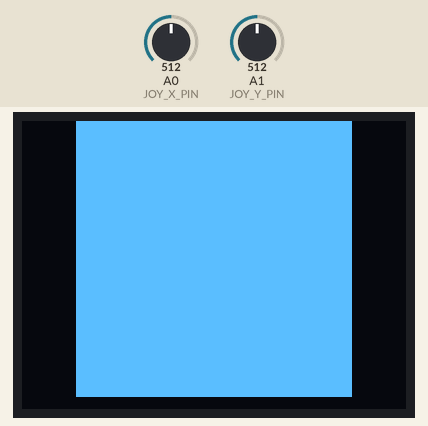
A sketch run on a simulated Arduino Uno, built with avr-gcc and run on an emulated ATmega328P. On the bench: 128×96 one-colour display. The inputs (shaded band) are chosen by the test bench; at power-on: A0 (JOY_X_PIN) = 512, A1 (JOY_Y_PIN) = 512. Random numbers use the default seed unless the sketch sets one.

Above: at 1.2 s.
1.3 s: A0 (JOY_X_PIN) set to 307
2.8 s: A0 (JOY_X_PIN) set to 285
At 2.95 s:
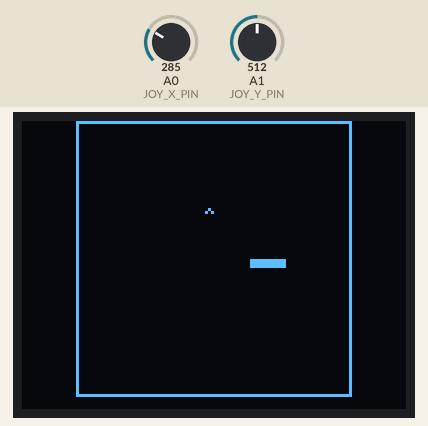
4.6 s: A1 (JOY_Y_PIN) set to 308
6.1 s: A1 (JOY_Y_PIN) set to 290
At 6.73 s:
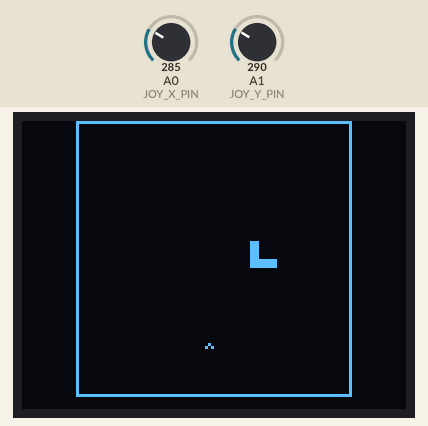
8.0 s: A1 (JOY_Y_PIN) set to 306
At 9.6 s:
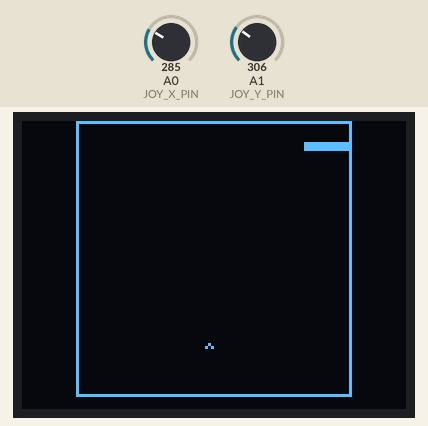
Timing chart, 0 to 10.6 s (numbered marks = the images above; inputs shaded):
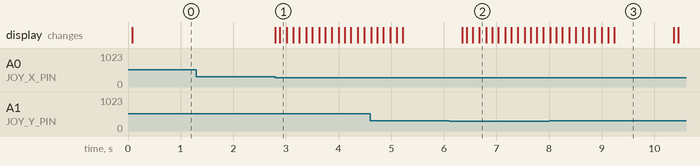

Measured:
- the behaviour switches between 300 and 299 on A0 (JOY_X_PIN) (found by bisection; images 0 and 1)
- the behaviour switches between 300 and 299 on A1 (JOY_Y_PIN) (found by bisection; images 1 and 2)
- after the input at 1.3 s, every drawn part: stays the same
- after the input at 2.8 s, the display: first changes at once (image 1 shows a later state)
- what the display in image 3 shows lasts 1.2 s, from 9.2 s to 10.4 s

The sketch:

arduino-snake.ino
```cpp
#include <TVout.h>
#include "arduino-snake.h"


TVout tv;
struct Snake snake;
struct Segment food;


void setup()  {
  randomSeed(analogRead(A5));
  tv.begin(NTSC);
  draw_white_screen();
}


void loop() {
  tv.delay(1000);
  while(!get_input())
    ;

  draw_game_screen();
  init_snake();
  place_food();
  while(snake_loop())
    ;
}


/* Initialize snake at starting position */
void init_snake() {
  snake.len = START_LEN;
  snake.dir = WEST;
  snake.tail_idx = 0;

  for(int i=0; i<START_LEN; i++) {
    snake.body[i].x = TAIL_STRT_X - (i * BLOCK_LEN);
    snake.body[i].y = TAIL_STRT_Y;
    draw_seg(snake.body[i]);
  }
}


/* Randomly place food somewhere that is NOT occupied by snake */
void place_food() {
  unsigned int ran_pos = random(TOT_GRID_SZE);
  uint8_t x_try, y_try;
  do {
    x_try = ran_pos % X_GRID_SZE * BLOCK_LEN + X_OFFSET;
    y_try = ran_pos / Y_GRID_SZE * BLOCK_LEN + Y_OFFSET;

    ran_pos = ++ran_pos % TOT_GRID_SZE;

  } while (snake_collision(x_try, y_try));

  food.x = x_try;
  food.y = y_try;

  draw_food(food);
}


direction get_input() {
  if (analogRead(JOY_Y_PIN) < ANALOG_LOW)
    return NORTH;
  if (analogRead(JOY_X_PIN) < ANALOG_LOW)
    return EAST;
  if (analogRead(JOY_Y_PIN) > ANALOG_HIGH)
    return SOUTH;
  if (analogRead(JOY_X_PIN) > ANALOG_HIGH)
    return WEST;
  return 0;
}


/* Check for input multiple (INPUT_SAMPLES) times per interval */
void poll_input(uint8_t interval) {

    uint8_t sub_interval = interval / INPUT_SAMPLES;
    uint8_t input;

    for(int i=0; i<INPUT_SAMPLES; i++) {
      input = get_input();

      if(valid_dir(input)) {
        snake.dir = input;
        tv.delay(interval);
        return;
      }

    interval -= sub_interval;
    tv.delay(sub_interval);
    }
}


/* Sets a segment to the next logical position based on snake direction */
void get_next_position(struct Segment *new_seg) {
  uint8_t head_idx = (snake.len + snake.tail_idx - 1) % snake.len;
  switch (snake.dir) {
  case NORTH:
    new_seg->x = snake.body[head_idx].x;
    new_seg->y = snake.body[head_idx].y - BLOCK_LEN;
    break;
  case EAST:
    new_seg->x = snake.body[head_idx].x + BLOCK_LEN;
    new_seg->y = snake.body[head_idx].y;
    break;
  case SOUTH:
    new_seg->x = snake.body[head_idx].x;
    new_seg->y = snake.body[head_idx].y + BLOCK_LEN;
    break;
  case WEST:
    new_seg->x = snake.body[head_idx].x - BLOCK_LEN;
    new_seg->y = snake.body[head_idx].y;
    break;
  }
}


bool snake_collision(uint8_t test_x, uint8_t test_y) {
  for(int i=0; i<snake.len; i++) {
    if(snake.body[i].x == test_x && snake.body[i].y == test_y) {
      return true;
    }
  }
  return false;
}


void advance_snake(struct Segment new_head) {
  draw_seg(new_head);
  undraw_seg(snake.body[snake.tail_idx]);

  snake.body[snake.tail_idx] = new_head;
  snake.tail_idx = ++snake.tail_idx % snake.len;
}


void grow_snake(struct Segment new_head) {
  draw_seg(new_head);

  for(int i = snake.len; i > snake.tail_idx; i--) {
    snake.body[i] = snake.body[i - 1];
  }
  snake.body[snake.tail_idx++] = new_head;
  snake.len++;
}


/* Returns false on game over, true otherwise */
bool snake_loop() {
  struct Segment test_seg;

  // Poll for input and determine proposed position
  poll_input(MOV_DELAY);
  get_next_position(&test_seg);

  // Tried to eat wall
  if(brdr_col(test_seg.x, test_seg.y)) {
    return false;
  }

  // Tried to eat self
  if(snake_collision(test_seg.x, test_seg.y)) {
    return false;
  }

  // Ate food
  if(test_seg.x == food.x && test_seg.y == food.y) {

    // Limit reached
    if(snake.len == MAX_LEN) {
      return false;
    }

    grow_snake(test_seg);
    place_food();
    return true;
  }

  advance_snake(test_seg);
  return true;
}
```

arduino-snake.h
```cpp
#include <stdint.h>

// Game paremeters
#define MAX_LEN        140 // 150 ish appears to be the practical limit on the atmega328p
#define START_LEN      4
#define MOV_DELAY      120 // This is effectively the game speed (lower is faster)

// Game area paremeters
#define BLOCK_LEN      3   // x,y sizes must be clampped to this
#define X_GAME_SIZE    90  // Max is 126 based on a BLOCK_LEN of 3
#define Y_GAME_SIZE    90  // Max is 93 based on a BLOCK_LEN of 3
#define X_LOWER_BOUND  18  // Defines the start of game area, as well as the actual coords for physical border
#define Y_LOWER_BOUND  0   // Ditto

// The following are derived  and should not be changed
#define X_OFFSET       (X_LOWER_BOUND + 1)
#define Y_OFFSET       (Y_LOWER_BOUND + 1)
#define X_UPPER_BOUND  (X_OFFSET + X_GAME_SIZE)
#define Y_UPPER_BOUND  (Y_OFFSET + Y_GAME_SIZE)
#define X_GRID_SZE     (X_GAME_SIZE / BLOCK_LEN)
#define Y_GRID_SZE     (Y_GAME_SIZE / BLOCK_LEN)
#define TOT_GRID_SZE   (X_GRID_SZE * Y_GRID_SZE)
#define TAIL_STRT_X    ((X_GRID_SZE - 2) * BLOCK_LEN + Y_OFFSET)
#define TAIL_STRT_Y    (Y_GRID_SZE / 2 * BLOCK_LEN + Y_OFFSET)

// Input related definitions
#define JOY_X_PIN      A0  // Analog X axis
#define JOY_Y_PIN      A1  // Analog Y axis
#define ANALOG_LOW     300 // Lower threshold
#define ANALOG_HIGH    724 // Upper threshold
#define INPUT_SAMPLES  8   // Number of times to check for input per iteration

// Screen drawing macros
#define draw_white_screen() {\
  tv.clear_screen();\
  tv.draw_rect(X_LOWER_BOUND, Y_LOWER_BOUND, X_GAME_SIZE+1, Y_GAME_SIZE+1, WHITE, WHITE);\
}
#define draw_game_screen() {\
  tv.clear_screen();\
  tv.draw_rect(X_LOWER_BOUND, Y_LOWER_BOUND, X_GAME_SIZE+1, Y_GAME_SIZE+1, WHITE, BLACK);\
}
#define draw_food(f) {\
  tv.set_pixel(f.x, f.y+2, WHITE);\
  tv.set_pixel(f.x+1, f.y+1, WHITE);\
  tv.set_pixel(f.x+2, f.y+2, WHITE);\
}
#define draw_seg(s)    tv.draw_rect(s.x, s.y, (BLOCK_LEN - 1), (BLOCK_LEN - 1), WHITE, WHITE)
#define undraw_seg(s)  tv.draw_rect(s.x, s.y, (BLOCK_LEN - 1), (BLOCK_LEN - 1), BLACK, BLACK)

// Additional convenience macros
#define valid_dir(d)   (d && d != snake.dir && (d+5) % 4 + 1 != snake.dir)
#define brdr_col(X, Y) (X <= X_LOWER_BOUND || X >= X_UPPER_BOUND || \
                        Y <= Y_LOWER_BOUND || Y >= Y_UPPER_BOUND)

typedef enum {
  NORTH = 1,
  EAST = 2,
  SOUTH = 3,
  WEST = 4,
} direction;


struct Segment {
  uint8_t x;
  uint8_t y;
};


struct Snake {
  direction dir;
  uint8_t len;
  uint8_t tail_idx;
  struct Segment body[MAX_LEN];
};
```
